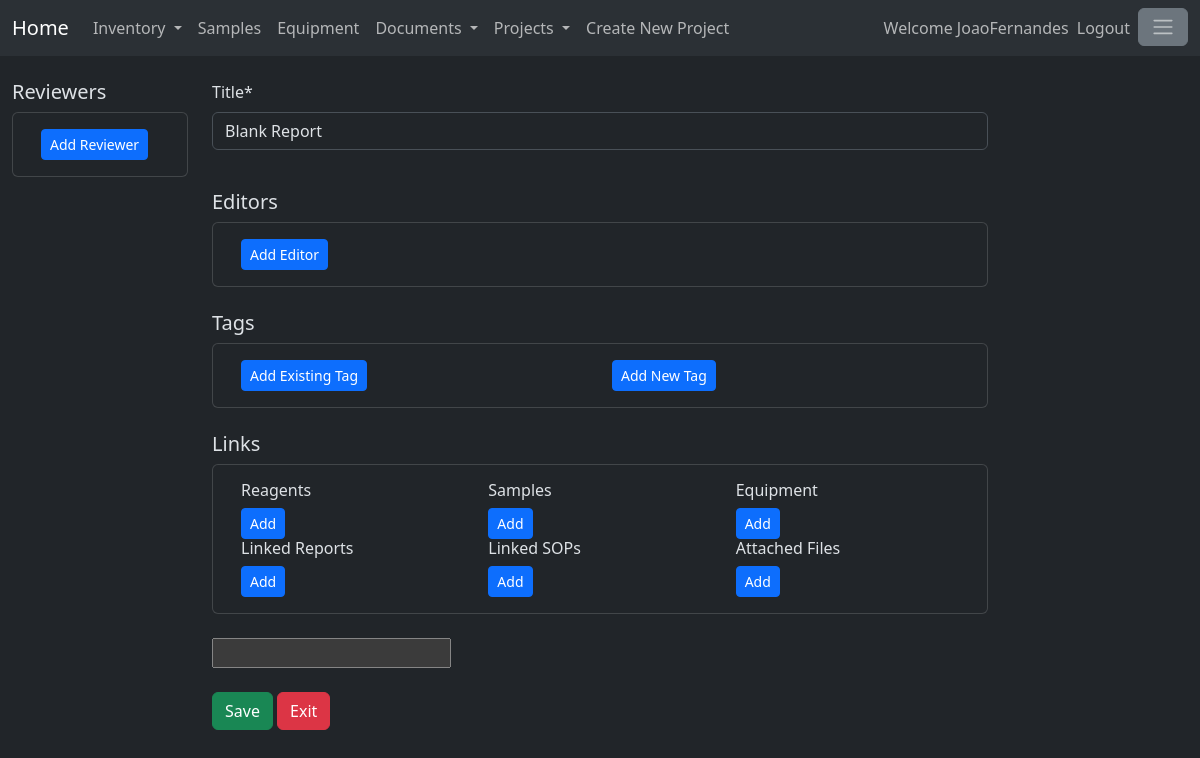
The app's page /reports/parent/edit/1 (signed in), older data.
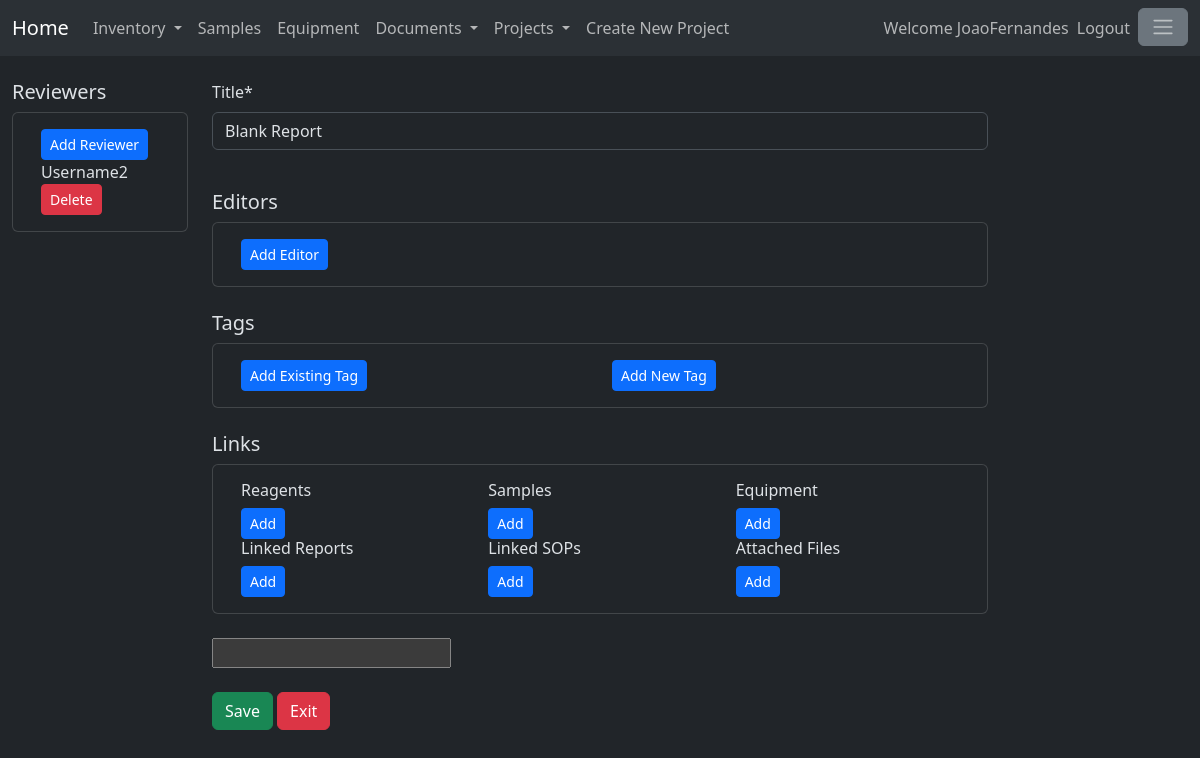
The same page, newer data.
### reports/models.py (models this page shows)
class ReportReviewers(models.Model):
    reviewer = models.ForeignKey(User,on_delete=models.SET_NULL, null=True)
    reviewDecision = models.CharField(max_length=10, default="")
    reviewed = models.BooleanField(default=False)
    reviewerSignature = models.CharField(max_length=200, null=True, blank=True, default="")
    def __str__(self) -> str:
        return self.reviewer.username

### reports/views.py (the view, shortened to what this page needs)
# urls.py: path('<str:projectname>/edit/<int:id>', views.EditReport, name = 'editReport'),
@login_required
def EditReport(response, projectname, id):
    reportInfo = Reports.objects.get(id=id)
    if  not reportInfo.isEnabled or not reportInfo.canEditUsers.filter(id=response.user.id).exists():
        return redirect('reportList', projectname=projectname)
    elif reportInfo.project != Projects.objects.get(name=projectname):
        return redirect('reportList', projectname=projectname)
    elif response.method == "GET":
        reportReagents = reportInfo.linkedReagents.all()
        reportReports = reportInfo.linkedReports.all()
        reportSOPs = reportInfo.linkedSOPs.all()
        reportLinkedSamples = reportInfo.linkedSamples.all()
        reportEquipment = reportInfo.linkedEquipments.all()
        reportAttachments = reportInfo.linkedAttachment.all()
        tagsInReport = reportInfo.reportTags.all()
        editors = reportInfo.canEditUsers.exclude(id=reportInfo.owner.id)
        reviewers = reportInfo.reportReviewers.all()
        form = CreateNewReport(initial={'title':reportInfo.title,
                                        'reportBody':reportInfo.reportBody})
        projects=Projects.objects.filter(isEnabled=True)
        projectform = CreateNewProject()
        return render(response, 'editReport.html', {'form':form,
                                                    'reportInfo': reportInfo,
                                                    'reportReagents': reportReagents,
                                                    'reportReports':reportReports,
                                                    'reportSOPs' : reportSOPs,
                                                    'reportAttachments': reportAttachments,
                                                    'reportLinkedSamples':reportLinkedSamples,
                                                    'reportEquipment' : reportEquipment,
                                                    'tagList':tagsInReport,
                                                    'editorList' : editors,
                                                    'reviewerList':reviewers,
                                                    'id':id,
                                                    'projects' : projects,
                                                    'selectedProject': projectname,
                                                    'projectform' : projectform})

### reports/forms.py
class CreateNewReport(forms.Form):
    title = forms.CharField(label = 'Title', max_length=200, required=True)
    reportBody= forms.CharField(label = '',widget=CKEditorWidget(),required=False)

### projects/forms.py
class CreateNewProject(forms.Form):
    name = forms.CharField(label = 'Name', max_length=200, required=True)

### reports/templates/editReport.html (shortened to what the changed rows need)
{% extends 'baseReport.html' %}
{% load crispy_forms_tags %}
{% block leftSide %}
<div class="card">
    <div class="card-body">
        <div class="container">
            <div class="row align-items-start">
                <div class="col">
                    <button type="button" hx-get="{% url 'create-reportreviewer-form' reportInfo.id %}"
                    hx-target="#reviewerforms" hx-swap="beforeend" class="btn btn-primary btn-sm">
                        Add Reviewer
                    </button>
                    <br>
                    {% for reviewer in reviewerList %}
                        {% include 'reportreviewer_detail.html'%}
                    {% endfor %}
                </div>
            </div>
        </div>
    </div>
</div>
{% endblock %}

### reports/templates/reportreviewer_detail.html
<div hx-target="this" hx-swap="outerHTML">
    {{ reviewer }}
    <button type="button" class="btn btn-danger btn-sm" hx-post="{% url 'deleteReportReviewer' reportInfo.id reviewer.id %}">Delete</button>
</div>

Row changes from the older to the newer data that the page shows:
added ReportReviewers: reviewer.username "Username2"
